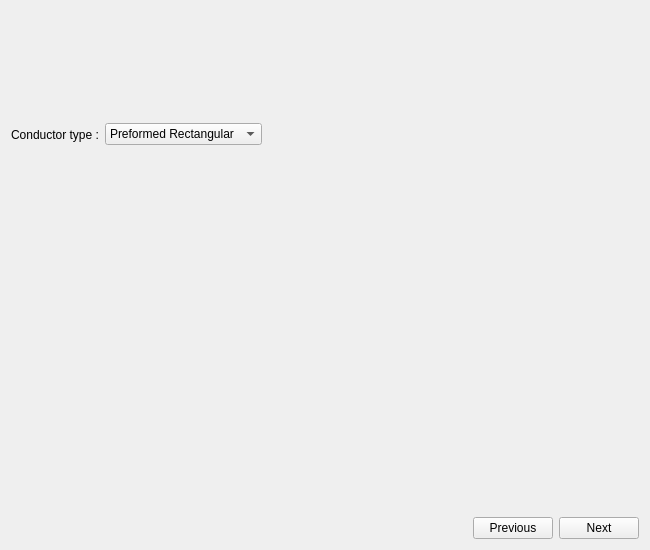
<?xml version="1.0" encoding="UTF-8"?>
<ui version="4.0">
 <class>SWindCond</class>
 <widget class="QWidget" name="SWindCond">
  <property name="geometry">
   <rect>
    <x>0</x>
    <y>0</y>
    <width>650</width>
    <height>550</height>
   </rect>
  </property>
  <property name="minimumSize">
   <size>
    <width>650</width>
    <height>550</height>
   </size>
  </property>
  <property name="windowTitle">
   <string>Form</string>
  </property>
  <layout class="QVBoxLayout" name="main_layout">
   <item>
    <layout class="QHBoxLayout" name="horizontalLayout">
     <item>
      <widget class="QLabel" name="in_cond_type">
       <property name="text">
        <string>Conductor type :</string>
       </property>
      </widget>
     </item>
     <item>
      <widget class="QComboBox" name="c_cond_type">
       <property name="minimumSize">
        <size>
         <width>150</width>
         <height>0</height>
        </size>
       </property>
       <item>
        <property name="text">
         <string>Preformed Rectangular</string>
        </property>
       </item>
       <item>
        <property name="text">
         <string>Random Round Wire</string>
        </property>
       </item>
      </widget>
     </item>
     <item>
      <layout class="QVBoxLayout" name="verticalLayout">
       <item>
        <widget class="WMatSelect" name="w_mat_0" native="true">
         <property name="minimumSize">
          <size>
           <width>100</width>
           <height>0</height>
          </size>
         </property>
        </widget>
       </item>
       <item>
        <widget class="WMatSelect" name="w_mat_1" native="true">
         <property name="minimumSize">
          <size>
           <width>100</width>
           <height>0</height>
          </size>
         </property>
        </widget>
       </item>
      </layout>
     </item>
     <item>
      <spacer name="horizontalSpacer_3">
       <property name="orientation">
        <enum>Qt::Horizontal</enum>
       </property>
       <property name="sizeHint" stdset="0">
        <size>
         <width>40</width>
         <height>20</height>
        </size>
       </property>
      </spacer>
     </item>
    </layout>
   </item>
   <item>
    <widget class="QWidget" name="w_cond" native="true"/>
   </item>
   <item>
    <layout class="QHBoxLayout" name="horizontalLayout_2">
     <item>
      <spacer name="horizontalSpacer">
       <property name="orientation">
        <enum>Qt::Horizontal</enum>
       </property>
       <property name="sizeHint" stdset="0">
        <size>
         <width>40</width>
         <height>20</height>
        </size>
       </property>
      </spacer>
     </item>
     <item>
      <widget class="QPushButton" name="b_previous">
       <property name="text">
        <string>Previous</string>
       </property>
      </widget>
     </item>
     <item>
      <widget class="QPushButton" name="b_next">
       <property name="text">
        <string>Next</string>
       </property>
      </widget>
     </item>
    </layout>
   </item>
  </layout>
 </widget>
 <customwidgets>
  <customwidget>
   <class>WMatSelect</class>
   <extends>QWidget</extends>
   <header>.....GUI.Dialog.DMatLib.WMatSelect.WMatSelect.h</header>
   <container>1</container>
  </customwidget>
 </customwidgets>
 <resources>
  <include location="../../../Resources/pyleecan.qrc"/>
 </resources>
 <connections/>
</ui>
